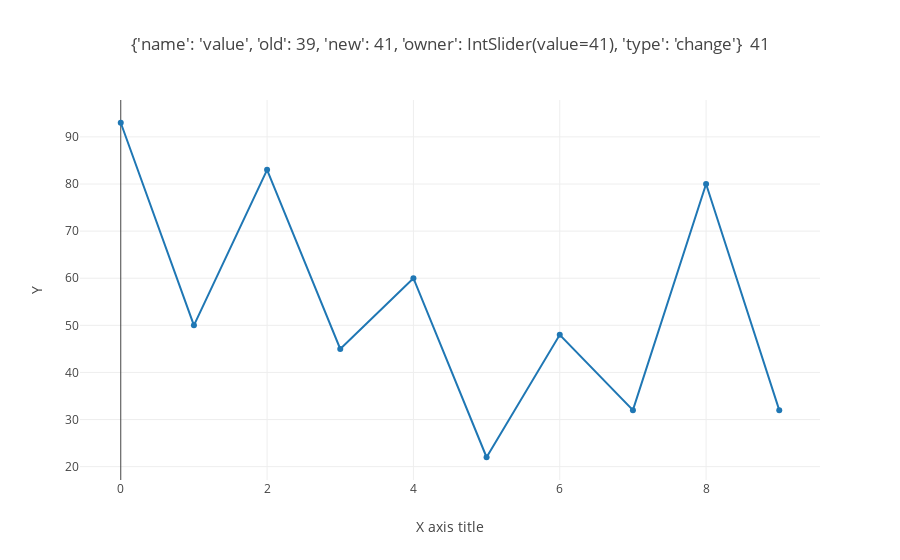

Notebook code for this chart:
### Code cell
iplot(fig)

### Figure 1 — Plotly figure (JSON) as saved in the notebook; plotly's stock layout.template omitted (floating-point values rounded to 4 significant figures)
{"data": [{"type": "scatter", "uid": "a94d0a8a-e73e-11e8-9fde-13742ff98409", "x": [0, 1, 2, 3, 4, 5, 6, 7, 8, 9], "y": [93, 50, 83, 45, 60, 22, 48, 32, 80, 32]}], "layout": {"autosize": true, "title": "{'name': 'value', 'old': 39, 'new': 41, 'owner': IntSlider(value=41), 'type': 'change'}  41", "xaxis": {"autorange": true, "range": [-0.5715, 9.572], "title": "X axis title", "type": "linear"}, "yaxis": {"autorange": true, "range": [16.8, 98.2], "title": "Y", "type": "linear"}}}
